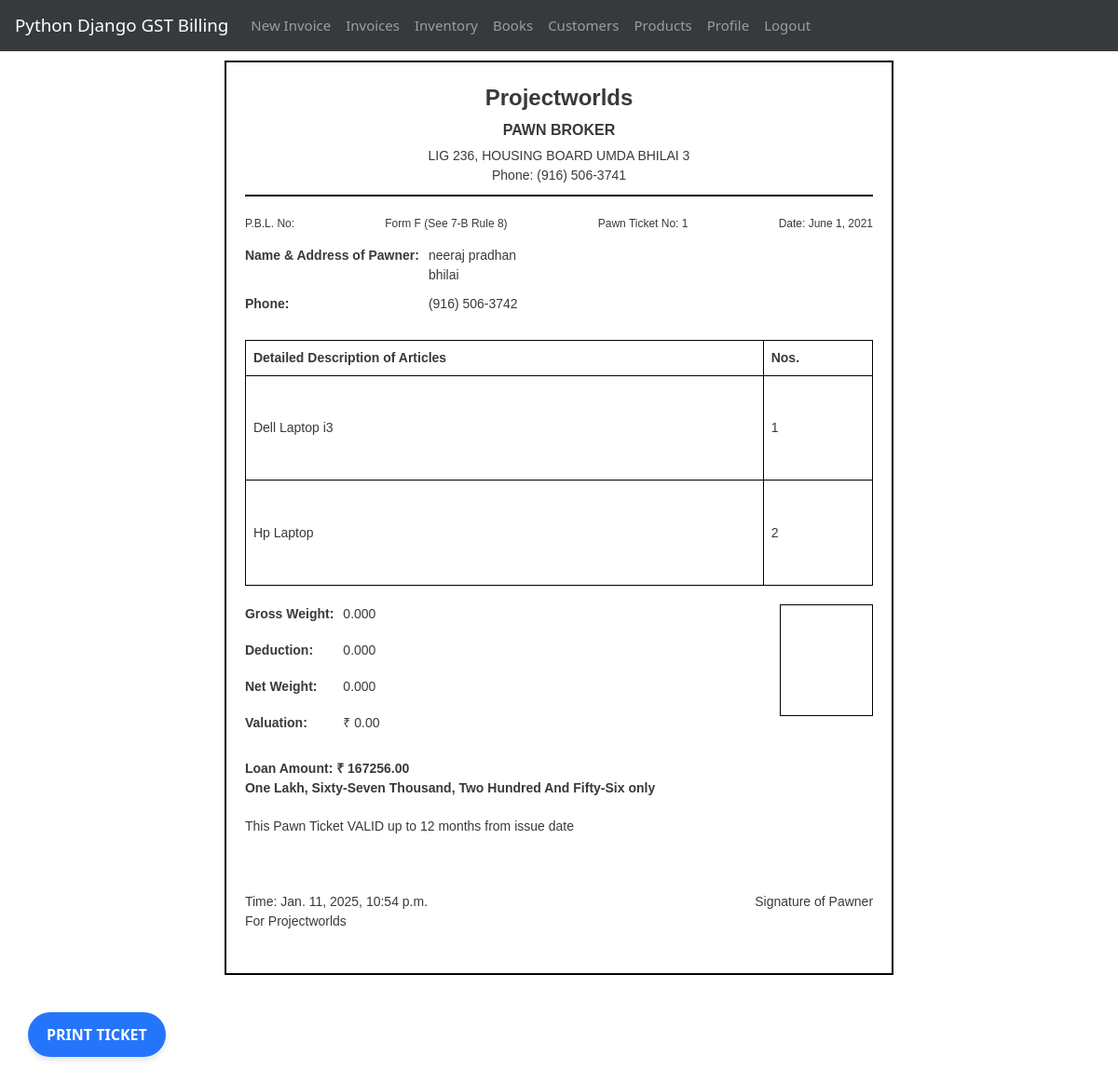
/invoice/1 (signed in), run on the app's committed database.
### gstbillingapp/models.py (models this page shows, shortened)
class UserProfile(models.Model):
    user = models.OneToOneField(User, on_delete=models.CASCADE)
    business_title = models.CharField(max_length=100, blank=True, null=True)
    business_address = models.TextField(max_length=400, blank=True, null=True)
    business_email = models.EmailField(blank=True, null=True)
    business_phone = models.CharField(max_length=20, blank=True, null=True)
    business_gst = models.CharField(max_length=15, blank=True, null=True)

class Invoice(models.Model):
    user = models.ForeignKey(User, null=True, blank=True, on_delete=models.SET_NULL)
    invoice_number = models.IntegerField()
    invoice_date = models.DateField()
    invoice_customer = models.ForeignKey(
        'Customer',
        on_delete=models.SET_NULL,
        null=True
    )
    invoice_json = models.TextField()
    inventory_reflected = models.BooleanField(default=True)
    created_at = models.DateTimeField(auto_now_add=True)
    books_reflected = models.BooleanField(default=True)

### gstbillingapp/views.py (the view)
# urls.py: path('invoice/<int:invoice_id>', views.invoice_viewer, name='invoice_viewer'),
@login_required
def invoice_viewer(request, invoice_id):
    invoice_obj = get_object_or_404(Invoice, user=request.user, id=invoice_id)
    user_profile = get_object_or_404(UserProfile, user=request.user)
    context = {}
    context['invoice'] = invoice_obj
    context['invoice_data'] = json.loads(invoice_obj.invoice_json)
    print(context['invoice_data'])
    context['currency'] = "₹"
    context['total_in_words'] = num2words.num2words(int(context['invoice_data']['invoice_total_amt_with_gst']), lang='en_IN').title()
    context['user_profile'] = user_profile
    return render(request, 'gstbillingapp/invoice_printer.html', context)

### gstbillingapp/templates/gstbillingapp/invoice_printer.html (shortened to what this page needs)
{% extends "gstbillingapp/print_base.html" %}
{% block content %}
<div class="pawn-ticket">
    <div class="header-container">
        <div class="deity-image">
        </div>
        <div class="company-details">
            <div class="company-name">{{ user_profile.business_title }}</div>
            <div class="company-subheading">PAWN BROKER</div>
            <div class="company-address">
                {{ user_profile.business_address }}<br>
                {% if user_profile.business_phone %}Phone: {{ user_profile.business_phone }}{% endif %}
            </div>
        </div>
        <div class="deity-image">
        </div>
    </div>
    <div class="form-details">
        <div>P.B.L. No: {{ pbl_number|default:"" }}</div>
        <div>Form F (See 7-B Rule 8)</div>
        <div>Pawn Ticket No: {{ invoice.invoice_number }}</div>
        <div>Date: {{ invoice.invoice_date }}</div>
    </div>
    <div class="customer-details">
        <label>Name & Address of Pawner:</label>
        <div>{{ invoice_data.customer_name }}<br>{{ invoice_data.customer_address }}</div>
        <label>Phone:</label>
        <div>{{ invoice_data.customer_phone }}</div>
    </div>
    <table class="items-table">
        <thead>
            <tr>
                <th>Detailed Description of Articles</th>
                <th>Nos.</th>
            </tr>
        </thead>
        <tbody>
            {% for item in invoice_data.items %}
            <tr>
                <td>{{ item.invoice_product }}</td>
                <td>{{ item.invoice_qty }}</td>
            </tr>
            {% endfor %}
        </tbody>
    </table>
    <div class="photo" style="display: flex; flex-direction: row; justify-content: space-between;">
		<div class="weight-details">
			<label>Gross Weight:</label>
			<div>{{ invoice_data.gross_weight|default:"0.000" }}</div>
			<label>Deduction:</label>
			<div>{{ invoice_data.deduction|default:"0.000" }}</div>
			<label>Net Weight:</label>
			<div>{{ invoice_data.net_weight|default:"0.000" }}</div>
			<label>Valuation:</label>
			<div>₹ {{ invoice_data.valuation|default:"0.00" }}</div>
		</div>
		<div class="photo-box">
		</div>
	</div>
    <div class="amount-section">
        <div><strong>Loan Amount: ₹ {{ invoice_data.invoice_total_amt_with_gst|floatformat:2 }}</strong></div>
        <div class="amount-words">{{ total_in_words }} only</div>
    </div>
    <div class="validity-period">
        This Pawn Ticket VALID up to {{ invoice_data.validity_date|default:"12 months from issue date" }}
    </div>
    <div class="footer">
        <div>
            Time: {{ invoice.created_at|default:"" }}<br>
            For {{ user_profile.business_title }}
        </div>
        <div>Signature of Pawner</div>
    </div>
</div>
<button onclick="window.print();" class="btn-print btn-primary d-print-none">Print Ticket</button>
{% endblock %}

### gstbillingapp/templates/gstbillingapp/invoice_printer.html (style rules this page uses)
.pawn-ticket { width: 190mm; min-height: 260mm; margin: 10px auto; padding: 20px; background-color: #fff; font-family: Arial, sans-serif; border: 2px solid #000; }
.header-container { display: flex; justify-content: space-between; align-items: center; margin-bottom: 20px; border-bottom: 2px solid #000; padding-bottom: 10px; }
.deity-image { width: 80px; height: 80px; display: flex; align-items: center; justify-content: center; font-size: 10px; }
.company-details { text-align: center; flex-grow: 1; padding: 0 20px; }
.company-name { font-size: 24px; font-weight: bold; margin-bottom: 5px; }
.company-subheading { font-size: 16px; font-weight: bold; margin-bottom: 5px; }
.company-address { font-size: 14px; }
.form-details { display: flex; justify-content: space-between; margin-bottom: 15px; font-size: 12px; }
.customer-details { display: grid; grid-template-columns: auto 1fr; gap: 10px; margin-bottom: 20px; font-size: 14px; }
.customer-details label { font-weight: bold; }
.items-table { width: 100%; height: 70mm; border-collapse: collapse; margin-bottom: 20px; }
.items-table th, .items-table td { border: 1px solid #000; padding: 8px; text-align: left; font-size: 14px; }
.weight-details { display: grid; grid-template-columns: auto 1fr; gap: 10px; margin-bottom: 20px; font-size: 14px; }
.weight-details label { font-weight: bold; }
.amount-section { margin-bottom: 20px; font-size: 14px; }
.amount-words { font-weight: bold; margin-bottom: 15px; }
.validity-period { font-size: 14px; margin-bottom: 20px; }
.footer { display: flex; justify-content: space-between; margin-top: 60px; font-size: 14px; }
.photo-box { width: 100px; height: 120px; border: 1px solid #000; margin-left: 20px; }
.btn-print { background: #2575fc; color: #fff; border: none; padding: 12px 20px; font-size: 16px; font-weight: bold; text-transform: uppercase; border-radius: 30px; box-shadow: 0 4px 6px rgba(0, 0, 0, 0.1); transition: all 0.3s ease; cursor: pointer; margin: 30px; right: 50px; }

### data on the page
UserProfile: business_title "Projectworlds", business_address "LIG 236, HOUSING BOARD UMDA BHILAI 3", business_phone "(916) 506-3741"
Invoice: invoice_number "1", invoice_date "June 1, 2021", created_at "Jan. 11, 2025, 10:54 p.m."

### other printed values
{{ invoice_data.customer_name }} "neeraj pradhan"
{{ invoice_data.customer_address }} "bhilai"
{{ invoice_data.customer_phone }} "(916) 506-3742"
{{ item.invoice_product }} "Dell Laptop i3" "Hp Laptop"
{{ item.invoice_qty }} "1" "2"
{{ invoice_data.gross_weight|default:"0.000" }} "0.000"
{{ invoice_data.deduction|default:"0.000" }} "0.000"
{{ invoice_data.net_weight|default:"0.000" }} "0.000"
{{ invoice_data.valuation|default:"0.00" }} "0.00"
{{ invoice_data.invoice_total_amt_with_gst|floatformat:2 }} "167256.00"
{{ total_in_words }} "One Lakh, Sixty-Seven Thousand, Two Hundred And Fifty-Six"
{{ invoice_data.validity_date|default:"12 months from issue date" }} "12 months from issue date"
